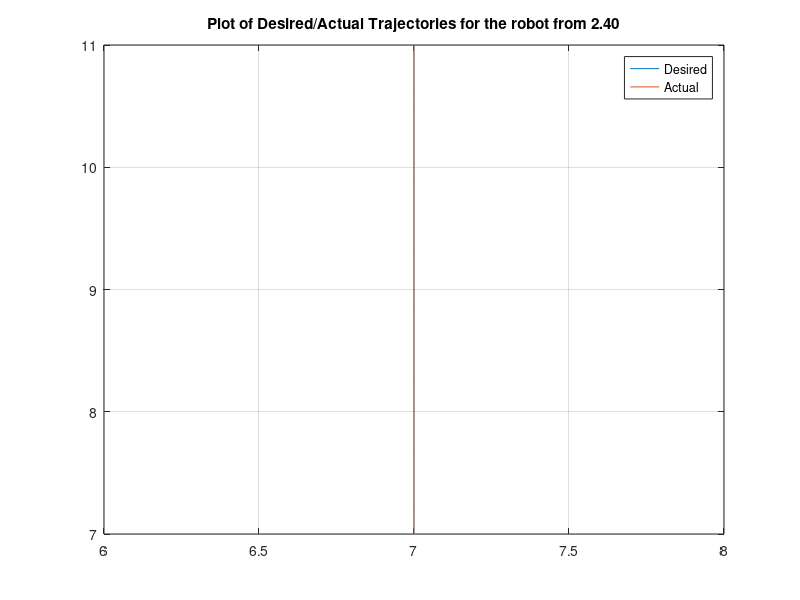

Here is the MATLAB script that generated this plot:
% MATLAB: Simulation Project
%   -Assign dimensions of the links
%   -Create a desired trajectory (within the robot's workspace)
%   -Simulate desired trajectory
%   -Plot Desired and actual Trajectory

% 1. Define the robot's Dimensions
L1 = 3; L2 = 2; L3 = 2; L4 = 3; L5 = 4; L7 = 1; % Length's of each link

% Defining the range for L6 (Variable Prismatic Joint)
L6_min = 1; % min length for L6 link
L6_max = 5; % max length for L6 link

% Define the Desired Trajectory of the HAND
h = 0.01; % Sample time
t = 0:h:30; % t is a vector from 0-30 secs at a sample time of 0.01 sec.

% Position Vector for the End-Effector
px = 7 * ones(size(t)); % ones array the same size as t * 7 = array of 7 the same size as t vector
py = 2 * ones(size(t)); % array of 2 the same size as the t vector
pz = linspace(L6_min+6, L6_max+6, length(t)); % linspace = generate length t points from L6_min --> L6_max 
                                              % 6 added to min and max to compensate for the z height of L4, L3 and L7
%NOA: Identity Matrix Shaped (no orientation change)
nx = ones(size(t));
ny = zeros(size(t));
nz = zeros(size(t));
ox = zeros(size(t));
oy = ones(size(t));
oz = zeros(size(t));
ax = zeros(size(t));
ay = zeros(size(t));
az = ones(size(t));

% Apply the Inverse Kinematics: theta1, theta2, theta3, solve for L6
theta1 = atan2d(ay, ax);
theta2 = atan2d( -cosd(theta1).*ax - sind(theta1).*ay, az );
theta3 = atan2d( sind(theta1).*nx - cosd(theta1).*ny, sind(theta1).*ox - cosd(theta1).*oy ); 
L6 = ((pz - L4 - L5 .* sind(theta2)) ./ cosd(theta2)) - L7;

% Forward Kinematics: Actual path of the robot
px_actual = L5 .* cosd(theta1) .* cosd(theta2) - cosd(theta1) .* sind(theta2) .* (L6 + L7)+3;
py_actual = L5 .* cosd(theta2) .* sind(theta1) - sind(theta1) .* sind(theta2) .* (L6 + L7)+2; 
pz_actual = L4 + cosd(theta2) .* (L6 + L7) + L5 .* sind(theta2);

% Plot the Desired and Actual Trajectories (used this plot for testing)
plot(px, pz, px_actual, pz_actual); drawnow;
legend('Desired','Actual');
title('Plot of Desired/Actual Trajectories for the robot from 2.40');
grid;
% figure;
% plot3(px, py, pz, 'r', 'LineWidth', 2); % Desired Trajectory in red
% hold on;
% plot3(px_actual, py_actual, pz_actual, 'b--', 'LineWidth', 2); % Actual Trajectory in blue dashed line
% xlabel('X');
% ylabel('Y');
% zlabel('Z');
% legend('Desired', 'Actual');
% title('Plot of Desired/Actual Trajectories for the robot');
% grid on;
% hold off;
